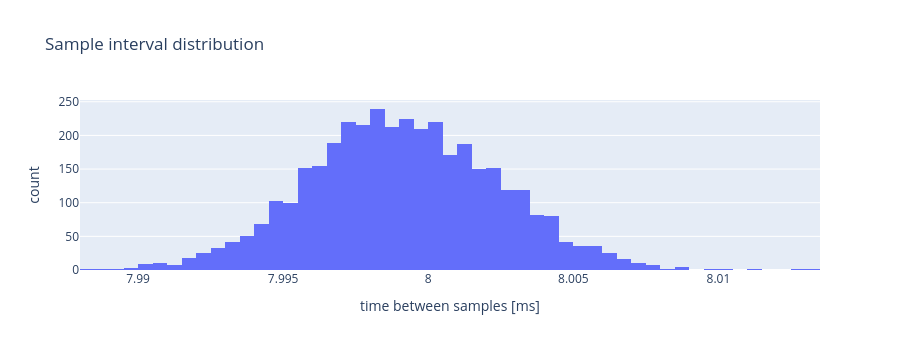

Notebook code cell kept with this figure:
### Markdown cell above
## 2. Sampling rate check
A trustworthy sensor delivers samples at a steady rate. Look for jitter and gaps.

### Code cell
# Time between consecutive samples: should be constant (125 Hz -> 8 ms).
dt = np.diff(t) * 1000  # ms

print(f"mean rate: {1000 / dt.mean():.1f} Hz")
print(f"dt: median {np.median(dt):.3f} ms, min {dt.min():.3f} ms, max {dt.max():.3f} ms, std {dt.std():.4f} ms")
print(f"gaps > 2x median: {(dt > 2 * np.median(dt)).sum()}")
print(f"gyro starts {t_gyr[0] * 1000:+.2f} ms vs. accelerometer")

# Histogram: one narrow bar = steady timing, wide spread = jitter
fig = go.Figure(go.Histogram(x=dt, nbinsx=50))
fig.update_layout(height=350, xaxis_title="time between samples [ms]", yaxis_title="count", title="Sample interval distribution")
fig.show()

### Figure 1 — Plotly figure (JSON) as saved in the notebook; plotly's stock layout.template omitted (floating-point values rounded to 4 significant figures; data arrays with more than 128 entries replaced by an {"elided": "..."} marker saying what was removed)
{"data": [{"nbinsx": 50, "type": "histogram", "x": {"elided": "3749 float values"}}], "layout": {"height": 350, "title": {"text": "Sample interval distribution"}, "xaxis": {"title": {"text": "time between samples [ms]"}}, "yaxis": {"title": {"text": "count"}}}}
